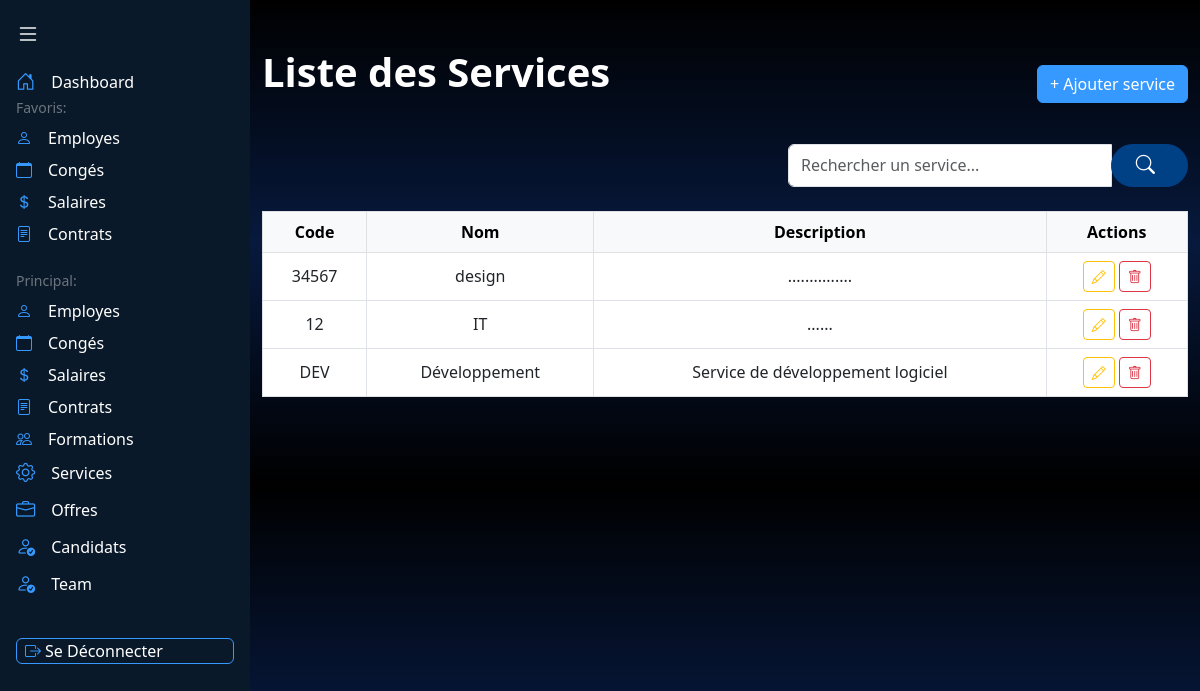
/liste_services/, run on the app's committed database.
### appRH/models.py (models this page shows, shortened)
class Service(models.Model):
    code = models.CharField(max_length=10, unique=True)
    nom = models.CharField(max_length=50)
    description = models.TextField()

### appRH/views.py (the view)
# urls.py: path('liste_services/' , views.liste_services,name='liste_services'),
def liste_services(request):
    query = request.GET.get('q', '')
    services = Service.objects.all()
    if query:
        services = services.filter(Q(code__icontains=query) | Q(nom__icontains=query))
    return render(request, "listeservices.html", {"services": services, "query": query})

### appRH/templates/listeservices.html (shortened to what this page needs)
<!DOCTYPE html>
<html lang="en">
    {% load static %}
<head>
    <link href="https://cdn.jsdelivr.net/npm/bootstrap@5.3.0/dist/css/bootstrap.min.css" rel="stylesheet">
    <link rel="stylesheet" href="https://cdn.jsdelivr.net/npm/bootstrap-icons@1.11.1/font/bootstrap-icons.css">
</head>
<body style="background: linear-gradient(to bottom, black 0%, rgb(7, 25, 61) 50%, black 100%);">
    <nav id="sidebar" class="min-vh-100 position-fixed" style="background-color: #0A1929; width: 250px; transition: all 0.3s ease; z-index: 1000;">
        <button class="btn border-0 p-3 w-100 text-start" id="toggleSidebar">
            <i class="bi bi-list text-white fs-4"></i>
        </button>
        <div class="px-3">
            <div class="mb-4">
                    <a href="{% url 'dashboardAgent' %}" class="nav-link text-white p-0 d-flex align-items-center">
                        <i class="bi bi-house-door" style="color: #3699FF; font-size: 1.2rem;"></i>
                        <span class="ms-3 menu-text">Dashboard</span>
                    </a>
                <div class="text-secondary small fw-medium mb-2 section-label">Favoris:</div>
                <ul class="nav flex-column gap-2">
                    <li class="nav-item">
                        <a href="{% url 'liste_employes' %}" class="nav-link text-white p-0 d-flex align-items-center">
                            <i class="bi bi-person" style="color: #3699FF;"></i>
                            <span class="ms-3 menu-text">Employes</span>
                        </a>
                    </li>
                    <li class="nav-item">
                        <a href="{% url 'liste_conges' %}" class="nav-link text-white p-0 d-flex align-items-center">
                            <i class="bi bi-calendar" style="color: #3699FF;"></i>
                            <span class="ms-3 menu-text">Congés</span>
                        </a>
                    </li>
                    <li class="nav-item">
                        <a href="{% url 'liste_salaires' %}" class="nav-link text-white p-0 d-flex align-items-center">
                            <i class="bi bi-currency-dollar" style="color: #3699FF;"></i>
                            <span class="ms-3 menu-text">Salaires</span>
                        </a>
                    </li>
                    <li class="nav-item">
                        <a href="{% url 'liste_contrats' %}" class="nav-link text-white p-0 d-flex align-items-center">
                            <i class="bi bi-file-text" style="color: #3699FF;"></i>
                            <span class="ms-3 menu-text">Contrats</span>
                        </a>
                    </li>
                </ul>
            </div>
            <div>
                <div class="text-secondary small fw-medium mb-2 section-label">Principal:</div>
                <ul class="nav flex-column gap-2">
                    <li class="nav-item">
                        <a href="{% url 'liste_employes' %}" class="nav-link text-white p-0 d-flex align-items-center">
                            <i class="bi bi-person" style="color: #3699FF;"></i>
                            <span class="ms-3 menu-text">Employes</span>
                        </a>
                    </li>
                    <li class="nav-item">
                        <a href="{% url 'liste_conges' %}" class="nav-link text-white p-0 d-flex align-items-center">
                            <i class="bi bi-calendar" style="color: #3699FF;"></i>
                            <span class="ms-3 menu-text">Congés</span>
                        </a>
                    </li>
                    <li class="nav-item">
                        <a href="{% url 'liste_salaires' %}" class="nav-link text-white p-0 d-flex align-items-center">
                            <i class="bi bi-currency-dollar" style="color: #3699FF;"></i>
                            <span class="ms-3 menu-text">Salaires</span>
                        </a>
                    </li>
                    <li class="nav-item">
                        <a href="{% url 'liste_contrats' %}" class="nav-link text-white p-0 d-flex align-items-center">
                            <i class="bi bi-file-text" style="color: #3699FF;"></i>
                            <span class="ms-3 menu-text">Contrats</span>
                        </a>
                    </li>
                    <li class="nav-item">
                        <a href="{% url 'liste_formations' %}" class="nav-link text-white p-0 d-flex align-items-center">
                            <i class="bi bi-people" style="color: #3699FF;"></i>
                            <span class="ms-3 menu-text">Formations</span>
                        </a>
                    </li>
                    <li>
                    <a href="{% url 'liste_services' %}" class="nav-link text-white p-0 d-flex align-items-center">
                        <i class="bi bi-gear" style="color: #3699FF; font-size: 1.2rem;"></i>
                        <span class="ms-3 menu-text">Services</span>
                    </a>
                </li>
                <li>
                <a href="{% url 'liste_offre' %}" class="nav-link text-white p-0 d-flex align-items-center">
                    <i class="bi bi-briefcase" style="color: #3699FF; font-size: 1.2rem;"></i>
                    <span class="ms-3 menu-text">Offres</span>
                </a>
            </li>
        <li>
            <a href="{% url 'liste_candidature' %}" class="nav-link text-white p-0 d-flex align-items-center">
                <i class="bi bi-person-check" style="color: #3699FF; font-size: 1.2rem;"></i>
                <span class="ms-3 menu-text">Candidats</span>
            </a>
        </li>
        <li>
            <a href="{% url 'team_list' %}" class="nav-link text-white p-0 d-flex align-items-center">
                <i class="bi bi-person-check" style="color: #3699FF; font-size: 1.2rem;"></i>
                <span class="ms-3 menu-text">Team</span>
            </a>
        </li>
     <br>
                    <li class="nav-item">
                  <form method="POST" action="{% url 'logout' %}">
                <button
    class="nav-link text-white p-0 d-flex align-items-center gap-1 px-2 py-1 rounded w-100"
    style="background-color: #0A1929; border: 1px solid #3699FF; font-size: 1rem; line-height: 1;"
>
    <i class="bi bi-box-arrow-right" style="color: #3699FF; font-size: 1rem;"></i>
    <span class="menu-text" style="margin-left: 0;">Se Déconnecter</span>
</button>
                 </form>
                </li>
                 </ul>
                </div>
            </div>
        </nav>
    <div class="flex-grow-1" style="margin-left: 250px; transition: margin-left 0.3s ease;">
      <div class="d-flex justify-content-between align-items-center mb-4" style="color:rgb(255, 255, 255);">
 <div class="container py-5">
    <div class="d-flex justify-content-between align-items-center mb-4" style="color:rgb(255, 255, 255);">
               <h1 class="text-center fw-bold mb-4">Liste des Services</h1>
        <div>
            <a href="{% url 'ajouter_service' %}" class="btn btn-primary" style="background-color: #3699FF; border-color: #3699FF;">+ Ajouter service</a>
        </div>
    </div>
    <form method="get" action="{% url 'liste_services' %}" class="d-flex justify-content-end mb-4">
        <div class="input-group" style="max-width: 400px;">
            <input
                type="text"
                name="q"
                class="form-control"
                placeholder="Rechercher un service..."
                value="{{ query }}">
                <button type="submit" class="btn btn-primary rounded-pill px-4 d-flex align-items-center" style="background-color: #004085; border-color: #004085; color: white;">
                    <i class="bi bi-search me-2" style="color: #ffffff; font-size: 1.2rem;"></i>
                </button>
        </div>
    </form>
    <div class="table-responsive">
        <table class="table table-bordered table-hover">
            <thead class="table-light text-center">
                    <tr>
                        <th>Code</th>
                        <th>Nom</th>
                        <th>Description</th>
                        <th>Actions</th>
                    </tr>
                </thead>
                <tbody class="text-center align-middle">
                    {% for services in services %}
                    <tr class="text-center">
                        <td>{{ services.code }}</td>
                        <td>{{ services.nom }}</td>
                        <td>{{ services.description }}</td>
                        <td>
                            <a href="{% url 'modifier_service' services.id %}"  class="btn btn-outline-warning btn-sm">
                                <i class="bi bi-pencil"></i>
                            </a>
                            <a href="{% url 'supprimer_service' services.id %}" class="btn btn-outline-danger btn-sm">
                                <i class="bi bi-trash"></i>
                            </a>
                        </td>
                    </tr>
                    {% empty %}
                    <tr>
                        <td colspan="7" class="text-center">Aucun service trouvé.</td>
                    </tr>
                    {% endfor %}
                </tbody>
            </table>
        </div>
    </div>
    </body>
    </html>

### data on the page
Service: code "34567", nom "design", description "..............."
Service: code "12", nom "IT", description "......"
Service: code "DEV", nom "Développement", description "Service de développement logiciel"
